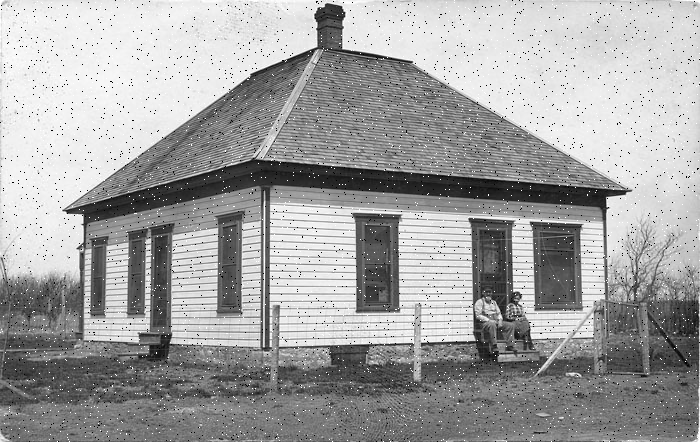
#> input picture task2.png, 700 x 442 px
$ python task2.py
#> lines starting #> are read from the running program, lines starting #| are printed output that depends on the picture
#> further down, noise_img is the input picture: shape (442, 700); min 0, max 255, mean 162.3
"""
 Grayscale Image Processing
(Due date: Nov. 26, 11:59 P.M., 2021)

The goal of this task is to experiment with two commonly used
image processing techniques: image denoising and edge detection.
Specifically, you are given a grayscale image with salt-and-pepper noise,
which is named 'task2.png' for your code testing.
Note that different image might be used when grading your code.

You are required to write programs to:
(i) denoise the image using 3x3 median filter;
(ii) detect edges in the denoised image along both x and y directions using Sobel operators (provided in line 30-32).
(iii) design two 3x3 kernels and detect edges in the denoised image along both 45° and 135° diagonal directions.
Hint:
• Zero-padding is needed before filtering or convolution.
• Normalization is needed before saving edge images. You can normalize image using the following equation:
    normalized_img = 255 * frac{img - min(img)}{max(img) - min(img)}

Do NOT modify the code provided to you.
You are NOT allowed to use OpenCV library except the functions we already been imported from cv2.
You are allowed to use Numpy for basic matrix calculations EXCEPT any function/operation related to convolution or correlation.
You should NOT use any other libraries, which provide APIs for convolution/correlation ormedian filtering.
Please write the convolution code ON YOUR OWN.
"""

from cv2 import imread, imwrite, imshow, IMREAD_GRAYSCALE, namedWindow, waitKey, destroyAllWindows
import numpy as np
from numpy.lib.function_base import median

# Sobel operators are given here, do NOT modify them.
sobel_x = np.array([[1, 0, -1], [2, 0, -2], [1, 0, -1]]).astype(int)
sobel_y = np.array([[1, 2, 1], [0, 0, 0], [-1, -2, -1]]).astype(int)


def filter(img):
    """
    :param img: numpy.ndarray(int), image
    :return denoise_img: numpy.ndarray(int), image, same size as the input image

    Apply 3x3 Median Filter and reduce salt-and-pepper noises in the input noise image
    """
    # TO DO: implement your solution here
    # print(img.shape)
    rows,cols=img.shape
#> rows = 442; cols = 700
    newimg=np.zeros((rows+2,cols+2))
    newimg[1:-1,1:-1]=img
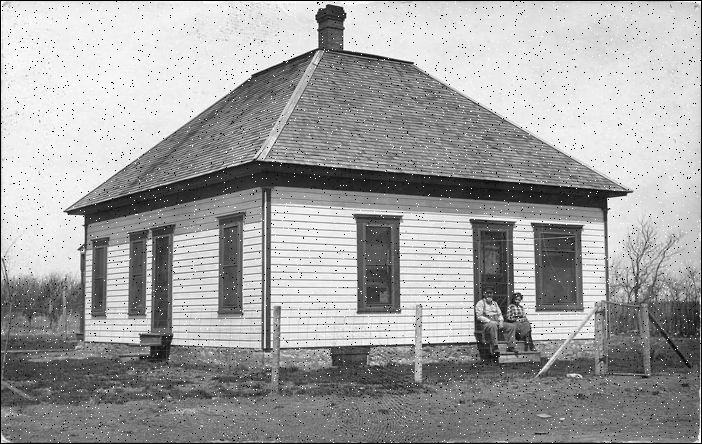
#> newimg: shape (444, 702) float64; min 0, max 255, mean 161.1
    denoise_img=np.zeros((rows,cols))
    for i in range(0,rows):
        for j in range(0,cols):
            denoise_img[i,j]=np.median(newimg[i:i+3,j:j+3])
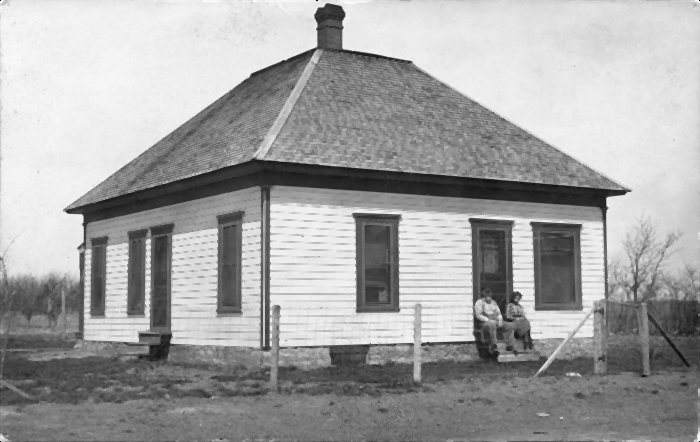
#> denoise_img: shape (442, 700) float64; min 0, max 255, mean 163.6
    print(denoise_img.shape==img.shape)
#| True

    return denoise_img


def convolve2d(img, kernel):
    """
    :param img: numpy.ndarray, image
    :param kernel: numpy.ndarray, kernel
    :return conv_img: numpy.ndarray, image, same size as the input image

    Convolves a given image (or matrix) and a given kernel.
    """

    # TO DO: implement your solution here
    fk = kernel
    temp=np.array(kernel[:,0])
    fk[:,0]=fk[:,-1]
    fk[:,-1]=temp
    temp=np.array(fk[0,:])
    fk[0,:]=fk[-1,:]
    fk[-1,:]=temp

    newimg=np.zeros((img.shape[0]+2,img.shape[1]+2))
    newimg[1:-1,1:-1]=img
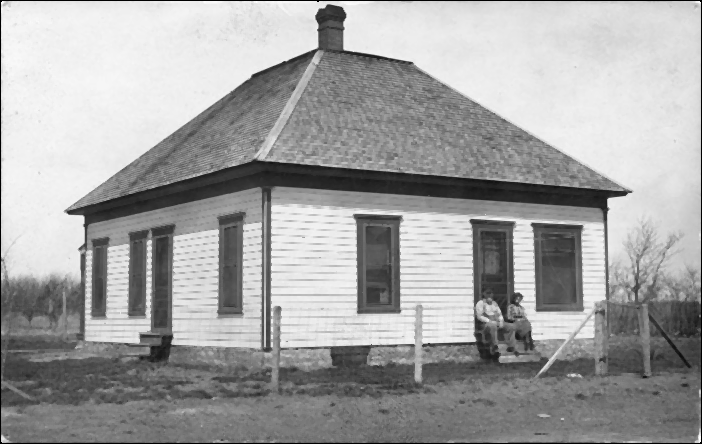
#> newimg: shape (444, 702) float64; min 0, max 255, mean 162.4

    rows,cols=newimg.shape
#> rows = 444; cols = 702
    conv_img=np.zeros((img.shape))
    for i in range(0,rows-2):
        for j in range(0,cols-2):
            # print(newimg[i:i+3,j:j+3])
            conv_img[i,j]=np.sum(fk * newimg[i:i+3,j:j+3])

    # print(conv_img)

    return conv_img


def edge_detect(img):
    """
    :param img: numpy.ndarray(int), image
    :return edge_x: numpy.ndarray(int), image, same size as the input image, edges along x direction
    :return edge_y: numpy.ndarray(int), image, same size as the input image, edges along y direction
    :return edge_mag: numpy.ndarray(int), image, same size as the input image,
                      magnitude of edges by combining edges along two orthogonal directions.

    Detect edges using Sobel kernel along x and y directions.
    Please use the Sobel operators provided in line 30-32.
    Calculate magnitude of edges by combining edges along two orthogonal directions.
    All returned images should be normalized to [0, 255].
    """

    # TO DO: implement your solution here
    edge_x=convolve2d(img,sobel_x)

    edge_y=convolve2d(img,sobel_y)
#> after the loop in convolve2d (call 2), `for i in range(0,rows-2):`:
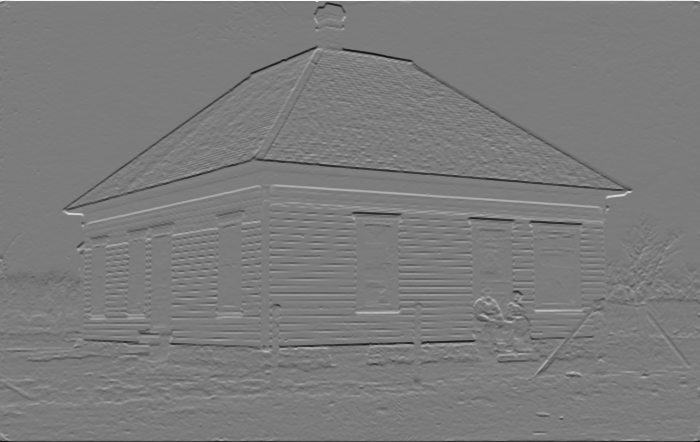
#> conv_img: shape (442, 700) float64; min -957, max 1009, mean -1; drawn with min black and max white

    edge_mag=np.sqrt(edge_x**2+edge_y**2)
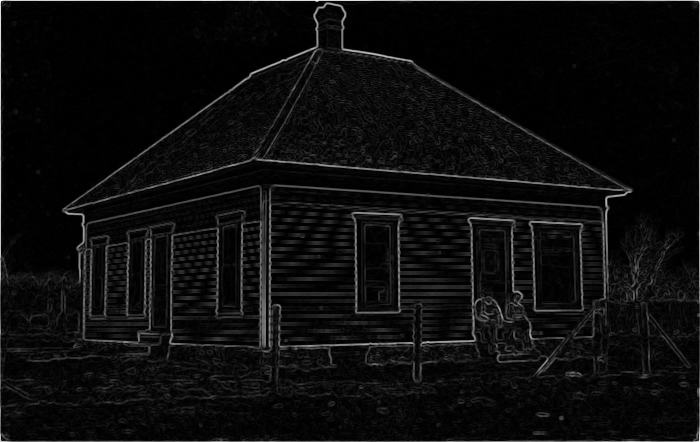
#> edge_mag: shape (442, 700) float64; min 0, max 1120, mean 59.5; drawn with min black and max white

    edge_x=255 * (edge_x - edge_x.min()) / (edge_x.max() - edge_x.min())
    edge_y=255 * (edge_y - edge_y.min()) / (edge_y.max() - edge_y.min())
    edge_mag=255 * (edge_mag - edge_mag.min()) / (edge_mag.max() - edge_mag.min())

    return edge_x, edge_y, edge_mag


def edge_diag(img):
    """
    :param img: numpy.ndarray(int), image
    :return edge_45: numpy.ndarray(int), image, same size as the input image, edges along x direction
    :return edge_135: numpy.ndarray(int), image, same size as the input image, edges along y direction

    Design two 3x3 kernels to detect the diagonal edges of input image. Please print out the kernels you designed.
    Detect diagonal edges along 45° and 135° diagonal directions using the kernels you designed.
    All returned images should be normalized to [0, 255].
    """

    # TO DO: implement your solution here
    kernel_45=np.array([[-2, -1, 0], [-1, 0, 1], [0, 1, 2]]).astype(int)
    kernel_135=np.array([[0, 1, 2], [-1, 0, 1], [-2, -1, 0]]).astype(int)

    edge_45=convolve2d(img,kernel_45)
    edge_45=255 * (edge_45 - edge_45.min()) / (edge_45.max() - edge_45.min())

    edge_135=convolve2d(img,kernel_135)
    edge_135=255 * (edge_135 - edge_135.min()) / (edge_135.max() - edge_135.min())

    print(kernel_45,kernel_135) # print the two kernels you designed here

    return edge_45, edge_135


if __name__ == "__main__":
    noise_img = imread('task2.png', IMREAD_GRAYSCALE)
    denoise_img = filter(noise_img)
    # print(noise_img.shape,denoise_img.shape)
    imwrite('results/task2_denoise.jpg', denoise_img)
    edge_x_img, edge_y_img, edge_mag_img = edge_detect(denoise_img)
    # print(edge_x_img.shape,edge_y_img.shape,edge_mag_img.shape)
    imwrite('results/task2_edge_x.jpg', edge_x_img)
    imwrite('results/task2_edge_y.jpg', edge_y_img)
    imwrite('results/task2_edge_mag.jpg', edge_mag_img)
    edge_45_img, edge_135_img = edge_diag(denoise_img)
#> after the loop in convolve2d (call 3), `for i in range(0,rows-2):`:
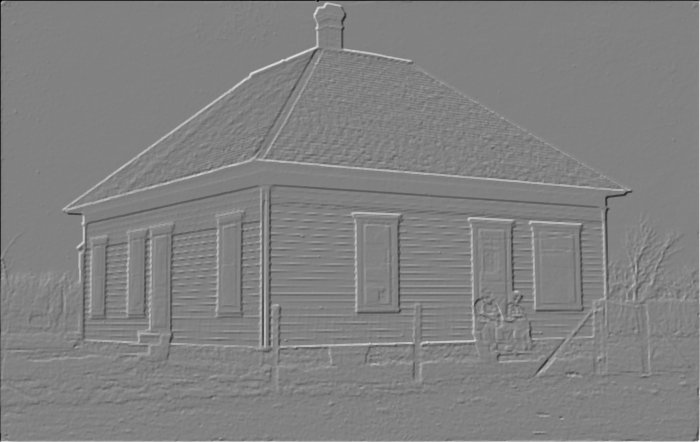
#> conv_img: shape (442, 700) float64; min -1018, max 984, mean 0.7; drawn with min black and max white
#> after the loop in convolve2d (call 4), `for i in range(0,rows-2):`:
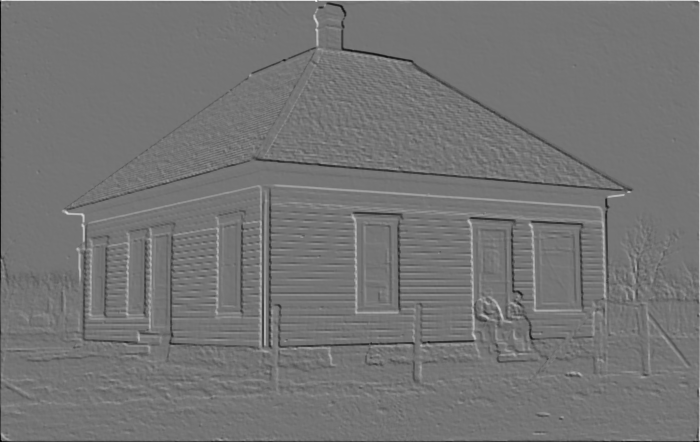
#> conv_img: shape (442, 700) float64; min -843, max 1000, mean -0.7; drawn with min black and max white
    # print(edge_45_img.shape,edge_135_img.shape)
    imwrite('results/task2_edge_diag1.jpg', edge_45_img)
    imwrite('results/task2_edge_diag2.jpg', edge_135_img)
